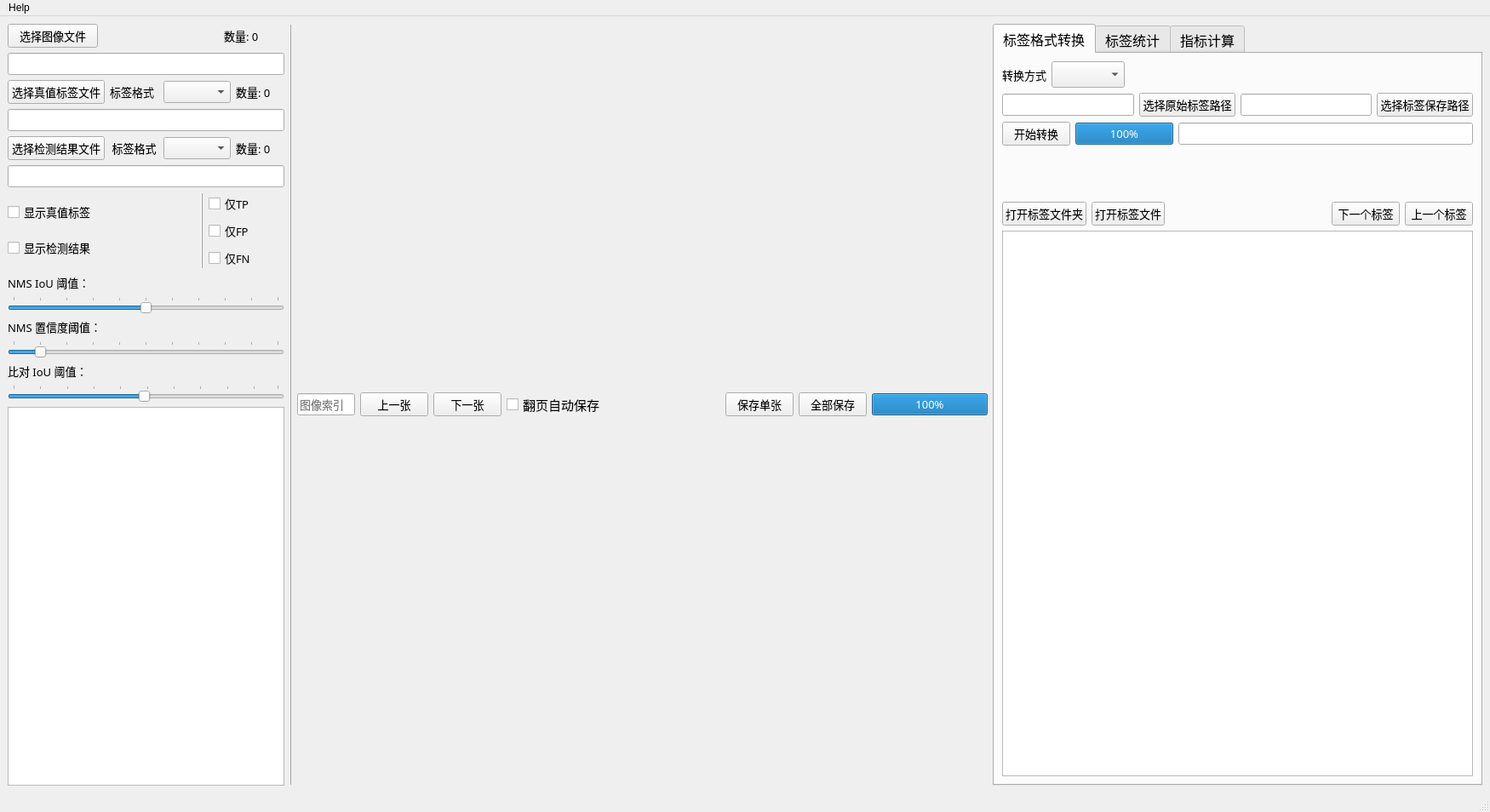
<?xml version="1.0" encoding="UTF-8"?>
<ui version="4.0">
 <class>mainwindow</class>
 <widget class="QMainWindow" name="mainwindow">
  <property name="geometry">
   <rect>
    <x>0</x>
    <y>0</y>
    <width>1750</width>
    <height>954</height>
   </rect>
  </property>
  <property name="windowTitle">
   <string>visualizeme</string>
  </property>
  <property name="autoFillBackground">
   <bool>false</bool>
  </property>
  <widget class="QWidget" name="centralwidget">
   <layout class="QHBoxLayout" name="horizontalLayout_3" stretch="2,1">
    <item>
     <layout class="QHBoxLayout" name="horizontalLayout_5" stretch="2,0,5">
      <item>
       <layout class="QVBoxLayout" name="verticalLayout_13">
        <item>
         <layout class="QVBoxLayout" name="verticalLayout_2">
          <item>
           <layout class="QHBoxLayout" name="horizontalLayout" stretch="3,4,2">
            <item>
             <widget class="QPushButton" name="visual_select_img_button">
              <property name="enabled">
               <bool>true</bool>
              </property>
              <property name="sizePolicy">
               <sizepolicy hsizetype="Expanding" vsizetype="Fixed">
                <horstretch>0</horstretch>
                <verstretch>1</verstretch>
               </sizepolicy>
              </property>
              <property name="font">
               <font>
                <family>微软雅黑</family>
                <pointsize>10</pointsize>
               </font>
              </property>
              <property name="autoFillBackground">
               <bool>false</bool>
              </property>
              <property name="text">
               <string>选择图像文件</string>
              </property>
              <property name="checkable">
               <bool>false</bool>
              </property>
              <property name="autoRepeat">
               <bool>false</bool>
              </property>
              <property name="autoExclusive">
               <bool>false</bool>
              </property>
              <property name="autoDefault">
               <bool>false</bool>
              </property>
              <property name="default">
               <bool>false</bool>
              </property>
              <property name="flat">
               <bool>false</bool>
              </property>
             </widget>
            </item>
            <item>
             <spacer name="horizontalSpacer_3">
              <property name="orientation">
               <enum>Qt::Horizontal</enum>
              </property>
              <property name="sizeHint" stdset="0">
               <size>
                <width>40</width>
                <height>20</height>
               </size>
              </property>
             </spacer>
            </item>
            <item>
             <widget class="QLabel" name="visual_img_number_label">
              <property name="font">
               <font>
                <family>微软雅黑</family>
                <pointsize>10</pointsize>
               </font>
              </property>
              <property name="text">
               <string>数量: 0</string>
              </property>
             </widget>
            </item>
           </layout>
          </item>
          <item>
           <widget class="QLineEdit" name="visual_select_img_lineedit">
            <property name="font">
             <font>
              <family>微软雅黑</family>
              <pointsize>10</pointsize>
             </font>
            </property>
            <property name="readOnly">
             <bool>true</bool>
            </property>
           </widget>
          </item>
          <item>
           <layout class="QHBoxLayout" name="horizontalLayout_2" stretch="2,1,1,1">
            <item>
             <widget class="QPushButton" name="visual_select_gt_label_button">
              <property name="enabled">
               <bool>true</bool>
              </property>
              <property name="sizePolicy">
               <sizepolicy hsizetype="Expanding" vsizetype="Fixed">
                <horstretch>0</horstretch>
                <verstretch>1</verstretch>
               </sizepolicy>
              </property>
              <property name="font">
               <font>
                <family>微软雅黑</family>
                <pointsize>10</pointsize>
               </font>
              </property>
              <property name="autoFillBackground">
               <bool>false</bool>
              </property>
              <property name="text">
               <string>选择真值标签文件</string>
              </property>
              <property name="checkable">
               <bool>false</bool>
              </property>
              <property name="autoRepeat">
               <bool>false</bool>
              </property>
              <property name="autoExclusive">
               <bool>false</bool>
              </property>
              <property name="autoDefault">
               <bool>false</bool>
              </property>
              <property name="default">
               <bool>false</bool>
              </property>
              <property name="flat">
               <bool>false</bool>
              </property>
             </widget>
            </item>
            <item>
             <widget class="QLabel" name="visual_label_format_label1">
              <property name="sizePolicy">
               <sizepolicy hsizetype="Expanding" vsizetype="Preferred">
                <horstretch>0</horstretch>
                <verstretch>0</verstretch>
               </sizepolicy>
              </property>
              <property name="font">
               <font>
                <family>微软雅黑</family>
                <pointsize>10</pointsize>
               </font>
              </property>
              <property name="text">
               <string>标签格式</string>
              </property>
             </widget>
            </item>
            <item>
             <widget class="QComboBox" name="visual_label_format_comboBox1">
              <property name="sizePolicy">
               <sizepolicy hsizetype="Expanding" vsizetype="Fixed">
                <horstretch>0</horstretch>
                <verstretch>0</verstretch>
               </sizepolicy>
              </property>
              <property name="font">
               <font>
                <family>微软雅黑</family>
                <pointsize>10</pointsize>
               </font>
              </property>
              <property name="editable">
               <bool>false</bool>
              </property>
              <property name="currentText">
               <string/>
              </property>
              <property name="currentIndex">
               <number>-1</number>
              </property>
              <property name="maxVisibleItems">
               <number>10</number>
              </property>
              <property name="maxCount">
               <number>2147483647</number>
              </property>
              <property name="insertPolicy">
               <enum>QComboBox::InsertAtBottom</enum>
              </property>
              <property name="sizeAdjustPolicy">
               <enum>QComboBox::AdjustToContentsOnFirstShow</enum>
              </property>
             </widget>
            </item>
            <item>
             <widget class="QLabel" name="visual_gt_label_number_label">
              <property name="sizePolicy">
               <sizepolicy hsizetype="Expanding" vsizetype="Preferred">
                <horstretch>0</horstretch>
                <verstretch>0</verstretch>
               </sizepolicy>
              </property>
              <property name="font">
               <font>
                <family>微软雅黑</family>
                <pointsize>10</pointsize>
               </font>
              </property>
              <property name="text">
               <string>数量: 0</string>
              </property>
             </widget>
            </item>
           </layout>
          </item>
          <item>
           <widget class="QLineEdit" name="visual_select_gt_label_lineedit">
            <property name="font">
             <font>
              <family>微软雅黑</family>
              <pointsize>10</pointsize>
             </font>
            </property>
            <property name="readOnly">
             <bool>true</bool>
            </property>
           </widget>
          </item>
          <item>
           <layout class="QHBoxLayout" name="horizontalLayout_4" stretch="2,1,1,1">
            <item>
             <widget class="QPushButton" name="visual_select_det_label_button">
              <property name="sizePolicy">
               <sizepolicy hsizetype="Ignored" vsizetype="Fixed">
                <horstretch>0</horstretch>
                <verstretch>0</verstretch>
               </sizepolicy>
              </property>
              <property name="font">
               <font>
                <family>微软雅黑</family>
                <pointsize>10</pointsize>
               </font>
              </property>
              <property name="text">
               <string>选择检测结果文件</string>
              </property>
             </widget>
            </item>
            <item>
             <widget class="QLabel" name="visual_label_format_label2">
              <property name="sizePolicy">
               <sizepolicy hsizetype="Expanding" vsizetype="Preferred">
                <horstretch>0</horstretch>
                <verstretch>0</verstretch>
               </sizepolicy>
              </property>
              <property name="font">
               <font>
                <family>微软雅黑</family>
                <pointsize>10</pointsize>
               </font>
              </property>
              <property name="text">
               <string>标签格式</string>
              </property>
              <property name="alignment">
               <set>Qt::AlignCenter</set>
              </property>
             </widget>
            </item>
            <item>
             <widget class="QComboBox" name="visual_label_format_comboBox2">
              <property name="enabled">
               <bool>true</bool>
              </property>
              <property name="sizePolicy">
               <sizepolicy hsizetype="Expanding" vsizetype="Fixed">
                <horstretch>0</horstretch>
                <verstretch>0</verstretch>
               </sizepolicy>
              </property>
              <property name="font">
               <font>
                <family>微软雅黑</family>
                <pointsize>10</pointsize>
               </font>
              </property>
              <property name="layoutDirection">
               <enum>Qt::LeftToRight</enum>
              </property>
              <property name="editable">
               <bool>false</bool>
              </property>
              <property name="currentIndex">
               <number>-1</number>
              </property>
             </widget>
            </item>
            <item>
             <widget class="QLabel" name="visual_det_label_number_label">
              <property name="sizePolicy">
               <sizepolicy hsizetype="Expanding" vsizetype="Preferred">
                <horstretch>0</horstretch>
                <verstretch>0</verstretch>
               </sizepolicy>
              </property>
              <property name="font">
               <font>
                <family>微软雅黑</family>
                <pointsize>10</pointsize>
               </font>
              </property>
              <property name="text">
               <string>数量: 0</string>
              </property>
             </widget>
            </item>
           </layout>
          </item>
          <item>
           <widget class="QLineEdit" name="visual_select_det_label_lineedit">
            <property name="font">
             <font>
              <family>微软雅黑</family>
              <pointsize>10</pointsize>
             </font>
            </property>
            <property name="readOnly">
             <bool>true</bool>
            </property>
           </widget>
          </item>
         </layout>
        </item>
        <item>
         <layout class="QHBoxLayout" name="horizontalLayout_6" stretch="5,0,2">
          <item>
           <layout class="QVBoxLayout" name="verticalLayout">
            <item>
             <widget class="QCheckBox" name="visual_show_gt_checkbox">
              <property name="font">
               <font>
                <family>微软雅黑</family>
                <pointsize>10</pointsize>
               </font>
              </property>
              <property name="text">
               <string>显示真值标签</string>
              </property>
             </widget>
            </item>
            <item>
             <widget class="QCheckBox" name="visual_show_det_checkbox">
              <property name="font">
               <font>
                <family>微软雅黑</family>
                <pointsize>10</pointsize>
               </font>
              </property>
              <property name="text">
               <string>显示检测结果</string>
              </property>
             </widget>
            </item>
           </layout>
          </item>
          <item>
           <widget class="Line" name="line">
            <property name="layoutDirection">
             <enum>Qt::LeftToRight</enum>
            </property>
            <property name="frameShadow">
             <enum>QFrame::Raised</enum>
            </property>
            <property name="orientation">
             <enum>Qt::Vertical</enum>
            </property>
           </widget>
          </item>
          <item>
           <layout class="QVBoxLayout" name="verticalLayout_5">
            <item>
             <widget class="QCheckBox" name="visual_TP_only_checkbox">
              <property name="font">
               <font>
                <family>微软雅黑</family>
                <pointsize>10</pointsize>
               </font>
              </property>
              <property name="text">
               <string>仅TP</string>
              </property>
             </widget>
            </item>
            <item>
             <widget class="QCheckBox" name="visual_FP_only_checkbox">
              <property name="font">
               <font>
                <family>微软雅黑</family>
                <pointsize>10</pointsize>
               </font>
              </property>
              <property name="text">
               <string>仅FP</string>
              </property>
             </widget>
            </item>
            <item>
             <widget class="QCheckBox" name="visual_FN_only_checkbox">
              <property name="font">
               <font>
                <family>微软雅黑</family>
                <pointsize>10</pointsize>
               </font>
              </property>
              <property name="text">
               <string>仅FN</string>
              </property>
             </widget>
            </item>
           </layout>
          </item>
         </layout>
        </item>
        <item>
         <layout class="QVBoxLayout" name="verticalLayout_3">
          <item>
           <layout class="QVBoxLayout" name="verticalLayout_4" stretch="0,0">
            <item>
             <widget class="QLabel" name="visual_nms_iou_label">
              <property name="font">
               <font>
                <family>微软雅黑</family>
                <pointsize>10</pointsize>
               </font>
              </property>
              <property name="text">
               <string>NMS IoU 阈值：</string>
              </property>
             </widget>
            </item>
            <item>
             <widget class="QSlider" name="visual_nms_iou_horizontalSlider">
              <property name="enabled">
               <bool>true</bool>
              </property>
              <property name="font">
               <font>
                <family>微软雅黑</family>
                <pointsize>10</pointsize>
               </font>
              </property>
              <property name="cursor">
               <cursorShape>PointingHandCursor</cursorShape>
              </property>
              <property name="autoFillBackground">
               <bool>false</bool>
              </property>
              <property name="maximum">
               <number>100</number>
              </property>
              <property name="pageStep">
               <number>5</number>
              </property>
              <property name="value">
               <number>50</number>
              </property>
              <property name="sliderPosition">
               <number>50</number>
              </property>
              <property name="tracking">
               <bool>true</bool>
              </property>
              <property name="orientation">
               <enum>Qt::Horizontal</enum>
              </property>
              <property name="invertedAppearance">
               <bool>false</bool>
              </property>
              <property name="invertedControls">
               <bool>false</bool>
              </property>
              <property name="tickPosition">
               <enum>QSlider::TicksAbove</enum>
              </property>
              <property name="tickInterval">
               <number>10</number>
              </property>
             </widget>
            </item>
           </layout>
          </item>
          <item>
           <layout class="QVBoxLayout" name="verticalLayout_10" stretch="0,0">
            <item>
             <widget class="QLabel" name="visual_nms_conf_label">
              <property name="font">
               <font>
                <family>微软雅黑</family>
                <pointsize>10</pointsize>
               </font>
              </property>
              <property name="text">
               <string>NMS 置信度阈值：</string>
              </property>
             </widget>
            </item>
            <item>
             <widget class="QSlider" name="visual_nms_conf_horizontalSlider">
              <property name="font">
               <font>
                <family>微软雅黑</family>
                <pointsize>10</pointsize>
               </font>
              </property>
              <property name="cursor">
               <cursorShape>PointingHandCursor</cursorShape>
              </property>
              <property name="maximum">
               <number>100</number>
              </property>
              <property name="value">
               <number>10</number>
              </property>
              <property name="orientation">
               <enum>Qt::Horizontal</enum>
              </property>
              <property name="tickPosition">
               <enum>QSlider::TicksAbove</enum>
              </property>
              <property name="tickInterval">
               <number>10</number>
              </property>
             </widget>
            </item>
           </layout>
          </item>
          <item>
           <layout class="QVBoxLayout" name="verticalLayout_11" stretch="0,0">
            <item>
             <widget class="QLabel" name="visual_iou_label">
              <property name="font">
               <font>
                <family>微软雅黑</family>
                <pointsize>10</pointsize>
               </font>
              </property>
              <property name="text">
               <string>比对 IoU 阈值：</string>
              </property>
             </widget>
            </item>
            <item>
             <widget class="QSlider" name="visual_iou_horizontalSlider">
              <property name="font">
               <font>
                <family>微软雅黑</family>
                <pointsize>10</pointsize>
               </font>
              </property>
              <property name="cursor">
               <cursorShape>PointingHandCursor</cursorShape>
              </property>
              <property name="minimum">
               <number>1</number>
              </property>
              <property name="maximum">
               <number>100</number>
              </property>
              <property name="singleStep">
               <number>1</number>
              </property>
              <property name="value">
               <number>50</number>
              </property>
              <property name="orientation">
               <enum>Qt::Horizontal</enum>
              </property>
              <property name="tickPosition">
               <enum>QSlider::TicksAbove</enum>
              </property>
              <property name="tickInterval">
               <number>10</number>
              </property>
             </widget>
            </item>
           </layout>
          </item>
         </layout>
        </item>
        <item>
         <widget class="QTextEdit" name="visual_message_textedit">
          <property name="enabled">
           <bool>true</bool>
          </property>
          <property name="font">
           <font>
            <family>微软雅黑</family>
            <pointsize>10</pointsize>
           </font>
          </property>
          <property name="readOnly">
           <bool>true</bool>
          </property>
         </widget>
        </item>
       </layout>
      </item>
      <item>
       <widget class="Line" name="line_3">
        <property name="frameShadow">
         <enum>QFrame::Raised</enum>
        </property>
        <property name="lineWidth">
         <number>1</number>
        </property>
        <property name="orientation">
         <enum>Qt::Vertical</enum>
        </property>
       </widget>
      </item>
      <item>
       <layout class="QVBoxLayout" name="verticalLayout_14">
        <item>
         <layout class="QHBoxLayout" name="horizontalLayout_8" stretch="2,2,2,0,4,2,2,4">
          <item>
           <widget class="QLineEdit" name="visual_image_index_lineedit">
            <property name="enabled">
             <bool>true</bool>
            </property>
            <property name="sizePolicy">
             <sizepolicy hsizetype="Expanding" vsizetype="Fixed">
              <horstretch>0</horstretch>
              <verstretch>0</verstretch>
             </sizepolicy>
            </property>
            <property name="font">
             <font>
              <family>微软雅黑</family>
              <pointsize>10</pointsize>
             </font>
            </property>
            <property name="text">
             <string/>
            </property>
            <property name="frame">
             <bool>true</bool>
            </property>
            <property name="cursorPosition">
             <number>0</number>
            </property>
            <property name="dragEnabled">
             <bool>false</bool>
            </property>
            <property name="readOnly">
             <bool>false</bool>
            </property>
            <property name="placeholderText">
             <string>图像索引</string>
            </property>
           </widget>
          </item>
          <item>
           <widget class="QPushButton" name="visual_previous_image_button">
            <property name="font">
             <font>
              <family>微软雅黑</family>
              <pointsize>10</pointsize>
             </font>
            </property>
            <property name="text">
             <string>上一张</string>
            </property>
           </widget>
          </item>
          <item>
           <widget class="QPushButton" name="visual_next_image_button">
            <property name="font">
             <font>
              <family>微软雅黑</family>
              <pointsize>10</pointsize>
             </font>
            </property>
            <property name="text">
             <string>下一张</string>
            </property>
           </widget>
          </item>
          <item>
           <widget class="QCheckBox" name="visual_auto_save_checkbox">
            <property name="font">
             <font>
              <family>微软雅黑</family>
              <pointsize>11</pointsize>
             </font>
            </property>
            <property name="text">
             <string>翻页自动保存</string>
            </property>
           </widget>
          </item>
          <item>
           <spacer name="horizontalSpacer_6">
            <property name="orientation">
             <enum>Qt::Horizontal</enum>
            </property>
            <property name="sizeHint" stdset="0">
             <size>
              <width>40</width>
              <height>20</height>
             </size>
            </property>
           </spacer>
          </item>
          <item>
           <widget class="QPushButton" name="visual_save_single_image_button">
            <property name="font">
             <font>
              <family>微软雅黑</family>
              <pointsize>10</pointsize>
             </font>
            </property>
            <property name="text">
             <string>保存单张</string>
            </property>
           </widget>
          </item>
          <item>
           <widget class="QPushButton" name="visual_save_all_button">
            <property name="font">
             <font>
              <family>微软雅黑</family>
              <pointsize>10</pointsize>
             </font>
            </property>
            <property name="text">
             <string>全部保存</string>
            </property>
           </widget>
          </item>
          <item>
           <widget class="QProgressBar" name="visual_save_all_progressBar">
            <property name="sizePolicy">
             <sizepolicy hsizetype="Preferred" vsizetype="Fixed">
              <horstretch>0</horstretch>
              <verstretch>0</verstretch>
             </sizepolicy>
            </property>
            <property name="font">
             <font>
              <family>微软雅黑</family>
              <pointsize>10</pointsize>
             </font>
            </property>
            <property name="value">
             <number>100</number>
            </property>
            <property name="textVisible">
             <bool>true</bool>
            </property>
            <property name="orientation">
             <enum>Qt::Horizontal</enum>
            </property>
            <property name="invertedAppearance">
             <bool>false</bool>
            </property>
           </widget>
          </item>
         </layout>
        </item>
       </layout>
      </item>
     </layout>
    </item>
    <item>
     <widget class="QTabWidget" name="tabWidget">
      <property name="font">
       <font>
        <family>微软雅黑</family>
        <pointsize>12</pointsize>
       </font>
      </property>
      <property name="currentIndex">
       <number>0</number>
      </property>
      <widget class="QWidget" name="tab">
       <attribute name="title">
        <string>标签格式转换</string>
       </attribute>
       <layout class="QVBoxLayout" name="verticalLayout_6">
        <item>
         <layout class="QHBoxLayout" name="horizontalLayout_9" stretch="1,1,8">
          <item>
           <widget class="QLabel" name="label_6">
            <property name="font">
             <font>
              <family>微软雅黑</family>
              <pointsize>10</pointsize>
             </font>
            </property>
            <property name="layoutDirection">
             <enum>Qt::LeftToRight</enum>
            </property>
            <property name="frameShape">
             <enum>QFrame::NoFrame</enum>
            </property>
            <property name="text">
             <string>转换方式</string>
            </property>
            <property name="textFormat">
             <enum>Qt::AutoText</enum>
            </property>
            <property name="scaledContents">
             <bool>true</bool>
            </property>
            <property name="alignment">
             <set>Qt::AlignCenter</set>
            </property>
           </widget>
          </item>
          <item>
           <widget class="QComboBox" name="comboBox_3"/>
          </item>
          <item>
           <spacer name="horizontalSpacer">
            <property name="orientation">
             <enum>Qt::Horizontal</enum>
            </property>
            <property name="sizeHint" stdset="0">
             <size>
              <width>40</width>
              <height>20</height>
             </size>
            </property>
           </spacer>
          </item>
         </layout>
        </item>
        <item>
         <layout class="QHBoxLayout" name="horizontalLayout_10">
          <item>
           <widget class="QLineEdit" name="lineEdit_2">
            <property name="font">
             <font>
              <family>微软雅黑</family>
              <pointsize>10</pointsize>
             </font>
            </property>
           </widget>
          </item>
          <item>
           <widget class="QPushButton" name="pushButton_3">
            <property name="font">
             <font>
              <family>微软雅黑</family>
              <pointsize>10</pointsize>
             </font>
            </property>
            <property name="text">
             <string>选择原始标签路径</string>
            </property>
           </widget>
          </item>
          <item>
           <widget class="QLineEdit" name="lineEdit_3">
            <property name="font">
             <font>
              <family>微软雅黑</family>
              <pointsize>10</pointsize>
             </font>
            </property>
           </widget>
          </item>
          <item>
           <widget class="QPushButton" name="pushButton_4">
            <property name="font">
             <font>
              <family>微软雅黑</family>
              <pointsize>10</pointsize>
             </font>
            </property>
            <property name="text">
             <string>选择标签保存路径</string>
            </property>
           </widget>
          </item>
         </layout>
        </item>
        <item>
         <layout class="QHBoxLayout" name="horizontalLayout_11" stretch="1,2,6">
          <item>
           <widget class="QPushButton" name="pushButton_5">
            <property name="font">
             <font>
              <family>微软雅黑</family>
              <pointsize>10</pointsize>
             </font>
            </property>
            <property name="text">
             <string>开始转换</string>
            </property>
           </widget>
          </item>
          <item>
           <widget class="QProgressBar" name="progressBar">
            <property name="font">
             <font>
              <family>微软雅黑</family>
              <pointsize>10</pointsize>
             </font>
            </property>
            <property name="value">
             <number>100</number>
            </property>
            <property name="textVisible">
             <bool>true</bool>
            </property>
           </widget>
          </item>
          <item>
           <widget class="QLineEdit" name="lineEdit_7">
            <property name="font">
             <font>
              <pointsize>10</pointsize>
             </font>
            </property>
           </widget>
          </item>
         </layout>
        </item>
        <item>
         <spacer name="verticalSpacer">
          <property name="orientation">
           <enum>Qt::Vertical</enum>
          </property>
          <property name="sizeType">
           <enum>QSizePolicy::Fixed</enum>
          </property>
          <property name="sizeHint" stdset="0">
           <size>
            <width>20</width>
            <height>60</height>
           </size>
          </property>
         </spacer>
        </item>
        <item>
         <layout class="QHBoxLayout" name="horizontalLayout_12" stretch="1,0,5,1,1">
          <item>
           <widget class="QPushButton" name="pushButton_10">
            <property name="font">
             <font>
              <family>微软雅黑</family>
              <pointsize>10</pointsize>
             </font>
            </property>
            <property name="text">
             <string>打开标签文件夹</string>
            </property>
           </widget>
          </item>
          <item>
           <widget class="QPushButton" name="pushButton_25">
            <property name="font">
             <font>
              <family>微软雅黑</family>
              <pointsize>10</pointsize>
             </font>
            </property>
            <property name="text">
             <string>打开标签文件</string>
            </property>
           </widget>
          </item>
          <item>
           <spacer name="horizontalSpacer_2">
            <property name="orientation">
             <enum>Qt::Horizontal</enum>
            </property>
            <property name="sizeHint" stdset="0">
             <size>
              <width>40</width>
              <height>20</height>
             </size>
            </property>
           </spacer>
          </item>
          <item>
           <widget class="QPushButton" name="pushButton_11">
            <property name="font">
             <font>
              <family>微软雅黑</family>
              <pointsize>10</pointsize>
             </font>
            </property>
            <property name="text">
             <string>下一个标签</string>
            </property>
           </widget>
          </item>
          <item>
           <widget class="QPushButton" name="pushButton_12">
            <property name="font">
             <font>
              <family>微软雅黑</family>
              <pointsize>10</pointsize>
             </font>
            </property>
            <property name="text">
             <string>上一个标签</string>
            </property>
           </widget>
          </item>
         </layout>
        </item>
        <item>
         <widget class="QPlainTextEdit" name="plainTextEdit"/>
        </item>
       </layout>
      </widget>
      <widget class="QWidget" name="tab_2">
       <attribute name="title">
        <string>标签统计</string>
       </attribute>
       <layout class="QVBoxLayout" name="verticalLayout_9">
        <item>
         <layout class="QHBoxLayout" name="horizontalLayout_13" stretch="1,1,8">
          <item>
           <widget class="QLabel" name="label_7">
            <property name="font">
             <font>
              <family>微软雅黑</family>
              <pointsize>10</pointsize>
             </font>
            </property>
            <property name="text">
             <string>标签格式</string>
            </property>
            <property name="alignment">
             <set>Qt::AlignCenter</set>
            </property>
           </widget>
          </item>
          <item>
           <widget class="QComboBox" name="comboBox_4">
            <property name="font">
             <font>
              <family>微软雅黑</family>
              <pointsize>10</pointsize>
             </font>
            </property>
           </widget>
          </item>
          <item>
           <spacer name="horizontalSpacer_5">
            <property name="orientation">
             <enum>Qt::Horizontal</enum>
            </property>
            <property name="sizeHint" stdset="0">
             <size>
              <width>40</width>
              <height>20</height>
             </size>
            </property>
           </spacer>
          </item>
         </layout>
        </item>
        <item>
         <layout class="QHBoxLayout" name="horizontalLayout_14">
          <item>
           <widget class="QLineEdit" name="lineEdit_4">
            <property name="font">
             <font>
              <family>微软雅黑</family>
              <pointsize>10</pointsize>
             </font>
            </property>
           </widget>
          </item>
          <item>
           <widget class="QPushButton" name="pushButton_6">
            <property name="font">
             <font>
              <family>微软雅黑</family>
              <pointsize>10</pointsize>
             </font>
            </property>
            <property name="text">
             <string>选择标签文件</string>
            </property>
           </widget>
          </item>
         </layout>
        </item>
        <item>
         <layout class="QHBoxLayout" name="horizontalLayout_21" stretch="1,2,6">
          <item>
           <widget class="QPushButton" name="pushButton_23">
            <property name="font">
             <font>
              <pointsize>10</pointsize>
             </font>
            </property>
            <property name="text">
             <string>开始统计</string>
            </property>
           </widget>
          </item>
          <item>
           <widget class="QProgressBar" name="progressBar_5">
            <property name="font">
             <font>
              <pointsize>10</pointsize>
             </font>
            </property>
            <property name="value">
             <number>24</number>
            </property>
           </widget>
          </item>
          <item>
           <widget class="QLineEdit" name="lineEdit_14">
            <property name="font">
             <font>
              <pointsize>10</pointsize>
             </font>
            </property>
           </widget>
          </item>
         </layout>
        </item>
        <item>
         <spacer name="verticalSpacer_3">
          <property name="orientation">
           <enum>Qt::Vertical</enum>
          </property>
          <property name="sizeHint" stdset="0">
           <size>
            <width>20</width>
            <height>733</height>
           </size>
          </property>
         </spacer>
        </item>
       </layout>
      </widget>
      <widget class="QWidget" name="tab_3">
       <attribute name="title">
        <string>指标计算</string>
       </attribute>
       <layout class="QVBoxLayout" name="verticalLayout_8">
        <item>
         <layout class="QHBoxLayout" name="horizontalLayout_22" stretch="5,1,1,1">
          <item>
           <widget class="QLineEdit" name="lineEdit_6">
            <property name="sizePolicy">
             <sizepolicy hsizetype="Preferred" vsizetype="Fixed">
              <horstretch>0</horstretch>
              <verstretch>0</verstretch>
             </sizepolicy>
            </property>
            <property name="font">
             <font>
              <family>微软雅黑</family>
              <pointsize>10</pointsize>
             </font>
            </property>
           </widget>
          </item>
          <item>
           <widget class="QPushButton" name="pushButton_8">
            <property name="sizePolicy">
             <sizepolicy hsizetype="Preferred" vsizetype="Fixed">
              <horstretch>0</horstretch>
              <verstretch>0</verstretch>
             </sizepolicy>
            </property>
            <property name="font">
             <font>
              <family>微软雅黑</family>
              <pointsize>10</pointsize>
             </font>
            </property>
            <property name="text">
             <string>选择真值标签文件</string>
            </property>
           </widget>
          </item>
          <item>
           <widget class="QLabel" name="label_9">
            <property name="sizePolicy">
             <sizepolicy hsizetype="Preferred" vsizetype="Preferred">
              <horstretch>0</horstretch>
              <verstretch>0</verstretch>
             </sizepolicy>
            </property>
            <property name="font">
             <font>
              <family>微软雅黑</family>
              <pointsize>10</pointsize>
             </font>
            </property>
            <property name="text">
             <string>标签格式</string>
            </property>
            <property name="alignment">
             <set>Qt::AlignCenter</set>
            </property>
           </widget>
          </item>
          <item>
           <widget class="QComboBox" name="comboBox_5">
            <property name="sizePolicy">
             <sizepolicy hsizetype="Preferred" vsizetype="Fixed">
              <horstretch>0</horstretch>
              <verstretch>0</verstretch>
             </sizepolicy>
            </property>
            <property name="font">
             <font>
              <family>微软雅黑</family>
              <pointsize>10</pointsize>
             </font>
            </property>
           </widget>
          </item>
         </layout>
        </item>
        <item>
         <layout class="QHBoxLayout" name="horizontalLayout_23" stretch="5,1,1,1">
          <item>
           <widget class="QLineEdit" name="lineEdit_5">
            <property name="sizePolicy">
             <sizepolicy hsizetype="Preferred" vsizetype="Fixed">
              <horstretch>0</horstretch>
              <verstretch>0</verstretch>
             </sizepolicy>
            </property>
            <property name="font">
             <font>
              <family>微软雅黑</family>
              <pointsize>10</pointsize>
             </font>
            </property>
           </widget>
          </item>
          <item>
           <widget class="QPushButton" name="pushButton_7">
            <property name="sizePolicy">
             <sizepolicy hsizetype="Preferred" vsizetype="Fixed">
              <horstretch>0</horstretch>
              <verstretch>0</verstretch>
             </sizepolicy>
            </property>
            <property name="font">
             <font>
              <family>微软雅黑</family>
              <pointsize>10</pointsize>
             </font>
            </property>
            <property name="text">
             <string>选择检测结果文件</string>
            </property>
           </widget>
          </item>
          <item>
           <widget class="QLabel" name="label_10">
            <property name="sizePolicy">
             <sizepolicy hsizetype="Preferred" vsizetype="Preferred">
              <horstretch>0</horstretch>
              <verstretch>0</verstretch>
             </sizepolicy>
            </property>
            <property name="font">
             <font>
              <family>微软雅黑</family>
              <pointsize>10</pointsize>
             </font>
            </property>
            <property name="text">
             <string>标签格式</string>
            </property>
            <property name="alignment">
             <set>Qt::AlignCenter</set>
            </property>
           </widget>
          </item>
          <item>
           <widget class="QComboBox" name="comboBox_6">
            <property name="sizePolicy">
             <sizepolicy hsizetype="Preferred" vsizetype="Fixed">
              <horstretch>0</horstretch>
              <verstretch>0</verstretch>
             </sizepolicy>
            </property>
            <property name="font">
             <font>
              <family>微软雅黑</family>
              <pointsize>10</pointsize>
             </font>
            </property>
           </widget>
          </item>
         </layout>
        </item>
        <item>
         <layout class="QHBoxLayout" name="horizontalLayout_24" stretch="0,1,1,1,1,2,6">
          <item>
           <widget class="QLabel" name="label_4">
            <property name="font">
             <font>
              <pointsize>10</pointsize>
             </font>
            </property>
            <property name="text">
             <string>计算方式：</string>
            </property>
           </widget>
          </item>
          <item>
           <widget class="QRadioButton" name="radioButton_2">
            <property name="sizePolicy">
             <sizepolicy hsizetype="Preferred" vsizetype="Fixed">
              <horstretch>0</horstretch>
              <verstretch>0</verstretch>
             </sizepolicy>
            </property>
            <property name="font">
             <font>
              <family>微软雅黑</family>
              <pointsize>10</pointsize>
             </font>
            </property>
            <property name="text">
             <string>普通</string>
            </property>
           </widget>
          </item>
          <item>
           <widget class="QRadioButton" name="radioButton">
            <property name="sizePolicy">
             <sizepolicy hsizetype="Preferred" vsizetype="Fixed">
              <horstretch>0</horstretch>
              <verstretch>0</verstretch>
             </sizepolicy>
            </property>
            <property name="font">
             <font>
              <family>微软雅黑</family>
              <pointsize>10</pointsize>
             </font>
            </property>
            <property name="text">
             <string>COCO</string>
            </property>
           </widget>
          </item>
          <item>
           <widget class="QRadioButton" name="radioButton_3">
            <property name="sizePolicy">
             <sizepolicy hsizetype="Preferred" vsizetype="Fixed">
              <horstretch>0</horstretch>
              <verstretch>0</verstretch>
             </sizepolicy>
            </property>
            <property name="font">
             <font>
              <family>微软雅黑</family>
              <pointsize>10</pointsize>
             </font>
            </property>
            <property name="cursor">
             <cursorShape>ArrowCursor</cursorShape>
            </property>
            <property name="layoutDirection">
             <enum>Qt::LeftToRight</enum>
            </property>
            <property name="text">
             <string>VOC</string>
            </property>
            <property name="iconSize">
             <size>
              <width>16</width>
              <height>16</height>
             </size>
            </property>
           </widget>
          </item>
          <item>
           <widget class="QPushButton" name="pushButton_9">
            <property name="sizePolicy">
             <sizepolicy hsizetype="Preferred" vsizetype="Fixed">
              <horstretch>0</horstretch>
              <verstretch>0</verstretch>
             </sizepolicy>
            </property>
            <property name="font">
             <font>
              <family>微软雅黑</family>
              <pointsize>10</pointsize>
             </font>
            </property>
            <property name="text">
             <string>开始计算</string>
            </property>
           </widget>
          </item>
          <item>
           <widget class="QProgressBar" name="progressBar_2">
            <property name="sizePolicy">
             <sizepolicy hsizetype="Preferred" vsizetype="Fixed">
              <horstretch>0</horstretch>
              <verstretch>0</verstretch>
             </sizepolicy>
            </property>
            <property name="font">
             <font>
              <family>微软雅黑</family>
              <pointsize>10</pointsize>
             </font>
            </property>
            <property name="value">
             <number>24</number>
            </property>
           </widget>
          </item>
          <item>
           <widget class="QLineEdit" name="lineEdit_15"/>
          </item>
         </layout>
        </item>
        <item>
         <spacer name="verticalSpacer_4">
          <property name="orientation">
           <enum>Qt::Vertical</enum>
          </property>
          <property name="sizeHint" stdset="0">
           <size>
            <width>20</width>
            <height>731</height>
           </size>
          </property>
         </spacer>
        </item>
       </layout>
      </widget>
     </widget>
    </item>
   </layout>
  </widget>
  <widget class="QStatusBar" name="statusBar"/>
  <widget class="QMenuBar" name="menuBar">
   <property name="geometry">
    <rect>
     <x>0</x>
     <y>0</y>
     <width>1750</width>
     <height>23</height>
    </rect>
   </property>
   <widget class="QMenu" name="menuhelp">
    <property name="title">
     <string>Help</string>
    </property>
    <addaction name="actionDocuments"/>
   </widget>
   <addaction name="menuhelp"/>
  </widget>
  <action name="actionDocuments">
   <property name="text">
    <string>Documents</string>
   </property>
  </action>
  <action name="actionNone">
   <property name="text">
    <string>None</string>
   </property>
  </action>
 </widget>
 <resources/>
 <connections/>
</ui>
